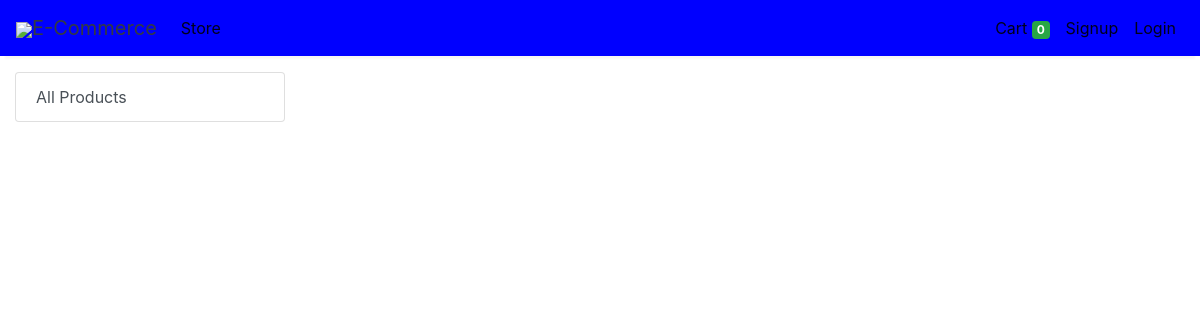
Page /store?category=23 on the earlier database version.
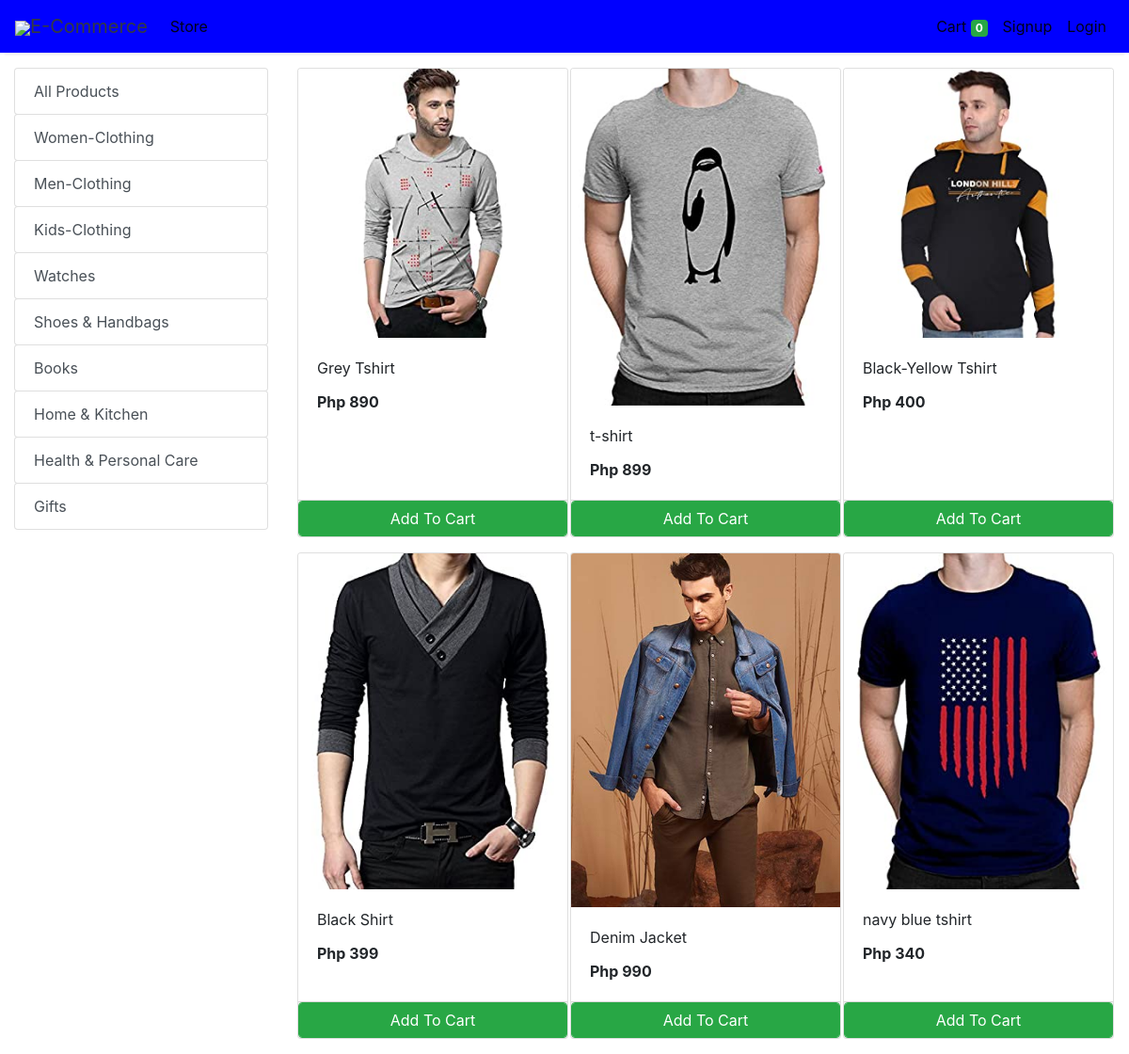
Same page on the later database version.
### store/models/category.py (models this page shows, shortened)
class Category(models.Model):
    name= models.CharField(max_length=50)
    @staticmethod
    def get_all_categories():
        return Category.objects.all()

### store/models/product.py (models this page shows, shortened)
class Products(models.Model):
    name = models.CharField(max_length=60)
    price= models.IntegerField(default=0)
    category= models.ForeignKey(Category,on_delete=models.CASCADE,default=1 )
    description= models.CharField(max_length=250, default='', blank=True, null= True)
    image= models.ImageField(upload_to='uploads/products/')
    @staticmethod
    def get_all_products_by_categoryid(category_id):
        if category_id:
            return Products.objects.filter (category=category_id)
        else:
            return Products.get_all_products();

### store/views/home.py (the view)
# urls.py: path('' , include('store.urls'))
def store(request):
    cart = request.session.get('cart')
    if not cart:
        request.session['cart'] = {}
    products = None
    categories = Category.get_all_categories()
    categoryID = request.GET.get('category')
    if categoryID:
        products = Products.get_all_products_by_categoryid(categoryID)
    else:
        products = Products.get_all_products();
    data = {}
    data['products'] = products
    data['categories'] = categories
    print('you are : ', request.session.get('email'))
    return render(request, 'index.html', data)

### store/templatetags/cart.py (called while the page is built)
@register.filter (name='is_in_cart')
def is_in_cart(product, cart):
    keys = cart.keys ()
    for id in keys:
        if int (id) == product.id:
            return True
    return False;

### store/templatetags/custom_filter.py (called while the page is built)
@register.filter(name='currency')
def currency(number):
    return "Php "+str(number)

### store/templates/index.html (shortened to what this page needs)
{% extends 'base.html' %}
{% block content %}
{% load cart %}
{% load custom_filter %}
<div class="container-fluid mt-3">
	<div class="row">
		<div class="col-lg-3 mx-auto">
			<div class="list-group">
				<a href="/" class="list-group-item list-group-item-action btn btn-outline-success">All Products</a>
				{% for category in categories %}
				<a href="/?category={{category.id}}"
					class="list-group-item list-group-item-action btn btn-outline-success ">{{category.name}}</a>
				{% endfor %}
			</div>
		</div>
		<div id='products' class="col-lg-9 mx-auto">
			<div class="row mx-auto">
				{% for product in products %}
				<div class="card mx-auto mb-3" id={{product.id}} style="width: 18rem;">
					<img class="card-img-top" src="{{product.image.url}}" alt="Card image cap">
					<div class="card-body">
						<p class="card-title">{{product.name}}</p>
						<p class="card-text"><b>{{product.price|currency}}</b></p>
					</div>
					<div class="card-footer p-0 no-gutters">
						{% if product|is_in_cart:request.session.cart %}
						<div class="row no-gutters">
							<form action="/#{{product.id}}" class="col-2 " method="post">
								{% csrf_token %}
								<input hidden type="text" name='product' value='{{product.id}}'>
								<input hidden type="text" name='remove' value='True'>
								<input type="submit" value=" - " class="btn btn-block btn-success border-right">
							</form>
							<div class="text-center col btn btn-success">{{product|cart_quantity:request.session.cart}} in Cart</div>
							<form action="/#{{product.id}}" class="col-2 " method="post">
								{% csrf_token %}
								<input hidden type="text" name='product' value='{{product.id}}'>
								<input type="submit" value=" + " class="btn btn-block btn-success border-left">
							</form>
						</div>
						{% else %}
						<form action="/#{{product.id}}" method="POST" class="btn-block">
							<input type="submit" class="float-right btn btn-success form-control"
								value="Add To Cart">
						</form>
						{% endif %}
					</div>
				</div>
				{% endfor %}
			</div>
		</div>
	</div>
</div>
{% endblock %}

### store/templates/base.html (shortened to what this page needs)
<!doctype html>
<html lang="en">
<head>
  <link rel="stylesheet" href="https://maxcdn.bootstrapcdn.com/bootstrap/4.0.0/css/bootstrap.min.css"
>
</head>
<body>
<nav class="one-edge-shadow
  navbar navbar-light
  sticky-top navbar
  navbar-expand-lg
  text-white">
    <a class="navbar-brand ms-3 text-dark " href="/">
    <link rel="stylesheet" href="https://use.fontawesome.com/releases/v5.7.0/css/all.css">
    <img src="https://www.freepnglogos.com/uploads/shopping-cart-png/shopping-cart-svg-png-icon-download-28.png" style="width:50px;height:50px,color:text-light;">E-Commerce</a>
    <div class="collapse navbar-collapse" id="navbarSupportedContent">
      <ul class="navbar-nav mr-auto">
        <li class="nav-item active">
          <a class="nav-link" href="/store">Store <span class="sr-only">(current)</span></a>
        </li>
          </ul>
      <ul class=" navbar-nav my-2 my-lg-0">
        <li class="nav-item active">
          <a class="nav-link" href="/cart">Cart
            <span class="badge badge-success">{{request.session.cart.keys|length}}</span>
            <span class="sr-only">(current)</span></a>
        </li>
        {% if request.session.customer %}
        <li class="nav-item active ">
          <a class="nav-link" href="/orders">Orders<span class="sr-only">(current)</span></a>
        </li>
        <li class="nav-item active ">
          <a class="nav-link" href="/logout">Logout<span class="sr-only">(current)</span></a>
        </li>
        {% else %}
        <li class="nav-item active">
          <a class="nav-link" href="/signup">Signup<span class="sr-only">(current)</span></a>
        </li>
        <li class="nav-item active">
          <a class="nav-link" href="/login">Login<span class="sr-only">(current)</span></a>
        </li>
        {% endif %}
      </ul>
    </div>
  </nav>
  {% block content %}{% endblock %}
</body>
</html>

### store/templates/base.html (style rules this page uses)
nav { background-color: blue; }
.one-edge-shadow { box-shadow: 0 8px 2px -5px rgb(246, 245, 245); }

Differences in the rows shown:
added Category: name "Women-Clothing"
added Category: name "Men-Clothing"
added Category: name "Kids-Clothing"
added Category: name "Watches"
added Category: name "Shoes & Handbags"
added Category: name "Books"
added Category: name "Home & Kitchen"
added Category: name "Health & Personal Care"
added Category: name "Gifts"
added Products: image (picture), name "Grey Tshirt", price "Php 890"
added Products: image (picture), name "t-shirt", price "Php 899"
added Products: image (picture), name "Black-Yellow Tshirt", price "Php 400"
added Products: image (picture), name "Black Shirt", price "Php 399"
added Products: image (picture), name "Denim Jacket", price "Php 990"
added Products: image (picture), name "navy blue tshirt", price "Php 340"
